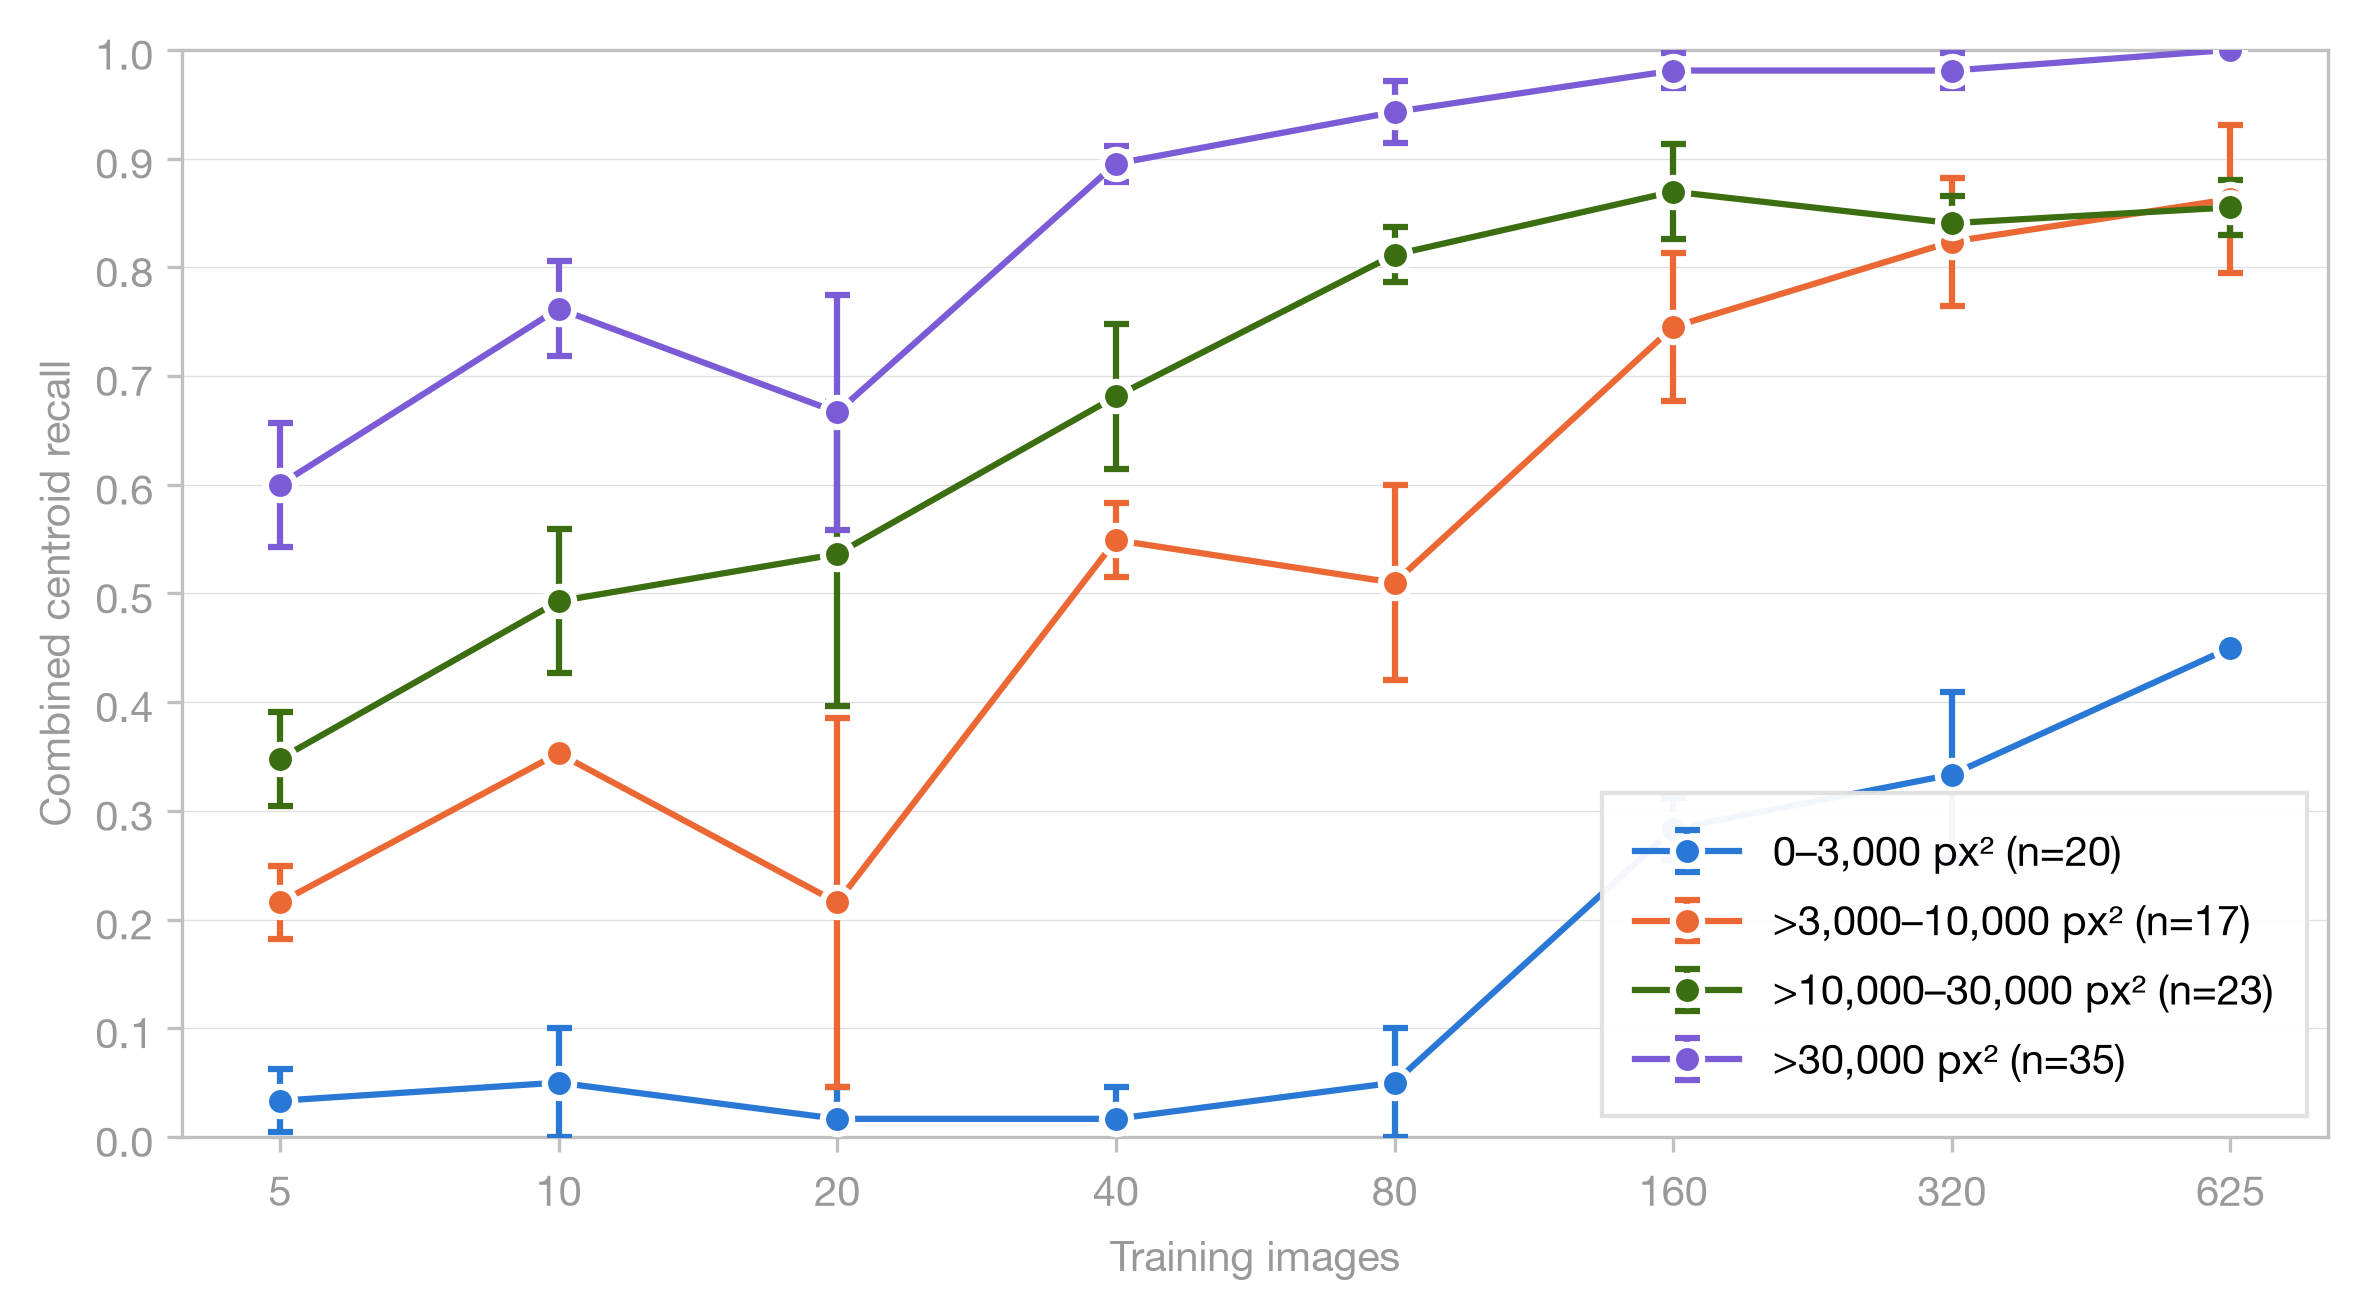

Here is the Python script that generated this plot:
"""Case-level centroid detection by training size and ground-truth mass area.

Uses canonical data-scaling test predictions at final checkpoints. Outputs
terminal tables, Markdown, JSON, PNG, and PDF with mean ± sample SD across seeds.

Run from the project root:
    python analysis/data_scaling/evaluate_mass_size_vs_detection/evaluate_mass_size_vs_detection_deq_050.py
"""

import json
import sys
from collections import defaultdict
from pathlib import Path
from statistics import mean, stdev

import matplotlib
matplotlib.use("Agg")
import matplotlib.pyplot as plt
import matplotlib.ticker as ticker

SCRIPT_DIR = Path(__file__).resolve().parent
PROJECT_ROOT = SCRIPT_DIR.parents[2]
if str(PROJECT_ROOT) not in sys.path:
    sys.path.insert(0, str(PROJECT_ROOT))

from analysis.predictions_dataset.constants import MIN_PRED_AREA_FRACTION
from analysis.predictions_dataset.load_predictions_dataset import (
    DatasetValidationError,
    load_predictions_dataset,
)

FLAG_FIELD = "centroid_detection_deq_050_flag"
NORMAL_FLAG_FIELD = "normal_false_positive"
OUT_BASE = "evaluate_mass_size_vs_detection_deq_050"
DEQ_FACTOR = 0.5
TITLE = f"Case-level centroid-based detection (deq={DEQ_FACTOR:g}) by training size and mass size"
DEFINITION = (
    "A mass case is detected when any ground-truth mass component has a retained "
    f"predicted centroid within {DEQ_FACTOR:g}x its equivalent circular diameter "
    "(D = 2 × sqrt(area / π)). This is scale-relative, not a physical distance."
)
DEFINITION_METADATA = {
    "centroid_definition": f"predicted centroid within {DEQ_FACTOR:g}x GT equivalent diameter",
    "deq_factor": DEQ_FACTOR,
}
DETECTION_LABEL = "Centroid Detection"
Y_LABEL = "Combined centroid recall"
NOISE_FLOOR = f"{MIN_PRED_AREA_FRACTION * 100:g}% of image area"
EXPERIMENT_NAME = "data_scaling"
EVALUATION_SPLIT = "test"
CHECKPOINT = "final"
SEEDS = [42, 43, 44]
SIZES = [5, 10, 20, 40, 80, 160, 320, 625]
GROUPS = [("All masses", "combined"), ("Malignant masses", "malignant"), ("Benign masses", "benign")]
MASS_BINS = [
    ("0–3,000 px²", 0, 3001),
    (">3,000–10,000 px²", 3001, 10001),
    (">10,000–30,000 px²", 10001, 30001),
    (">30,000 px²", 30001, None),
]
BIN_COLORS = ["#2a78d6", "#eb6834", "#3b6d11", "#7B5BD6"]

plt.rcParams.update({
    "font.family": "sans-serif",
    "font.sans-serif": ["Helvetica Neue", "Helvetica", "Arial", "sans-serif"],
    "font.size": 10,
    "font.weight": "400",
    "axes.labelsize": 10,
    "axes.labelcolor": "#999999",
    "xtick.labelsize": 10,
    "ytick.labelsize": 10,
    "xtick.color": "#999999",
    "ytick.color": "#999999",
    "legend.fontsize": 10,
    "legend.framealpha": 0.95,
    "legend.edgecolor": "#e0e0e0",
    "grid.linewidth": 0.3,
    "grid.alpha": 0.4,
    "figure.facecolor": "white",
    "axes.facecolor": "white",
    "axes.spines.top": True,
    "axes.spines.right": True,
})


def select_runs(rows):
    runs = defaultdict(list)
    for row in rows:
        if (
            row.experiment_name == EXPERIMENT_NAME
            and row.evaluation_split == EVALUATION_SPLIT
            and row.checkpoint == CHECKPOINT
            and row.training_set_size in SIZES
            and row.seed in SEEDS
        ):
            runs[row.training_set_size, row.seed].append(row)

    reference_cases = None
    for size in SIZES:
        for seed in SEEDS:
            run = runs[size, seed]
            if not run:
                raise DatasetValidationError(f"Missing scaling run: size={size}, seed={seed}")
            if len({row.configuration_id for row in run}) != 1:
                raise DatasetValidationError(f"Multiple configurations: size={size}, seed={seed}")
            cases = {
                row.image_id: (
                    row.pathology, row.mass_present, row.ground_truth_mass_area_px,
                    row.image_height_px, row.image_width_px, row.reference_path,
                    row.original_data_path, row.evaluation_unit,
                )
                for row in run
            }
            if len(cases) != len(run):
                raise DatasetValidationError(f"Duplicate cases: size={size}, seed={seed}")
            if reference_cases is None:
                reference_cases = cases
            if cases != reference_cases:
                raise DatasetValidationError(f"Test cases differ: size={size}, seed={seed}")
            for row in run:
                if row.pathology in ("malignant", "benign"):
                    if (not row.mass_present or row.ground_truth_mass_area_px <= 0
                            or not isinstance(getattr(row, FLAG_FIELD), bool)):
                        raise DatasetValidationError(f"Invalid mass case: {row.image_id}")
                elif row.pathology == "normal":
                    if (row.mass_present or row.ground_truth_mass_area_px != 0
                            or not isinstance(getattr(row, NORMAL_FLAG_FIELD), bool)):
                        raise DatasetValidationError(f"Invalid normal case: {row.image_id}")
                else:
                    raise DatasetValidationError(f"Unknown pathology: {row.pathology}")
    return runs


def mass_cases_in_bin(rows, positive_class, low, high):
    return [
        row for row in rows
        if row.mass_present
        and (positive_class == "combined" or row.pathology == positive_class)
        and row.ground_truth_mass_area_px >= low
        and (high is None or row.ground_truth_mass_area_px < high)
    ]


def evaluate_bin(rows, positive_class, low, high):
    positives = mass_cases_in_bin(rows, positive_class, low, high)
    normal_cases = [row for row in rows if row.pathology == "normal"]
    if not positives or not normal_cases:
        raise DatasetValidationError(
            f"Missing mass-bin or normal cases: group={positive_class}, bin=[{low}, {high})"
        )
    return (
        mean(getattr(row, FLAG_FIELD) for row in positives),
        mean(getattr(row, NORMAL_FLAG_FIELD) for row in normal_cases),
    )


def summarize_sizes_by_bin(runs, positive_class):
    result = {}
    for label, low, high in MASS_BINS:
        metrics = {
            "Detection": {"mean": [], "std": []},
            "False positive rate": {"mean": [], "std": []},
        }
        for size in SIZES:
            values = [evaluate_bin(runs[size, seed], positive_class, low, high) for seed in SEEDS]
            for metric, per_seed in zip(metrics.values(), zip(*values)):
                metric["mean"].append(mean(per_seed))
                metric["std"].append(stdev(per_seed))
        result[label] = metrics
    return result


def fmt(metric, index):
    return f"{metric['mean'][index]:.3f} ± {metric['std'][index]:.3f}"


def main():
    data = load_predictions_dataset()
    runs = select_runs(data.rows)
    stats = {group: summarize_sizes_by_bin(runs, group) for _, group in GROUPS}
    reference_rows = runs[SIZES[0], SEEDS[0]]
    bin_counts = {
        group: {
            label: len(mass_cases_in_bin(reference_rows, group, low, high))
            for label, low, high in MASS_BINS
        }
        for _, group in GROUPS
    }
    description = (
        "Data-scaling test runs: seeds 42/43/44, final checkpoints, "
        f"training sizes {', '.join(map(str, SIZES))}. Noise floor {NOISE_FLOOR}. "
        "Mass-present cases split by ground_truth_mass_area_px into four bins. "
        "Values are mean ± sample SD across seeds."
    )
    payload = {
        "title": TITLE,
        "description": description,
        "noise_floor": NOISE_FLOOR,
        **DEFINITION_METADATA,
        "mass_bins": [{"label": label, "low": low, "high": high} for label, low, high in MASS_BINS],
        "bin_counts": bin_counts,
        "dataset_snapshot_id": data.snapshot_id,
        "experiment_name": EXPERIMENT_NAME,
        "evaluation_split": EVALUATION_SPLIT,
        "checkpoint": CHECKPOINT,
        "seeds": SEEDS,
        "training_set_sizes": SIZES,
        **stats,
    }
    (SCRIPT_DIR / f"{OUT_BASE}.json").write_text(
        json.dumps(payload, indent=2, allow_nan=False) + "\n", encoding="utf-8"
    )
    lines = [
        f"# {TITLE}", "", description, "",
        f"Dataset snapshot: `{data.snapshot_id}`.", "", DEFINITION, "",
        "Area-bin lower bounds are inclusive and upper bounds exclusive: "
        "[0, 3001), [3001, 10001), [10001, 30001), [30001, ∞) pixels².", "",
        "False-positive rates use all normal cases, not mass-size bins, and are "
        "identical across bins and pathology groups at each training size. "
        "A normal case with any retained predicted mass component is a false alarm.", "",
        "The plot shows combined recall for each mass-size bin; error bars are "
        "sample SD across the three seeds. Training sizes are equally spaced.", "",
    ]
    for title, group in GROUPS:
        lines.extend([f"## {title}", ""])
        for label, _, _ in MASS_BINS:
            metrics = stats[group][label]
            lines.extend([
                f"### {label} (n={bin_counts[group][label]})", "",
                f"| Training size | {DETECTION_LABEL} | Normal cases FP rate |",
                "|--------------:|----------:|---------------------:|",
            ])
            for index, size in enumerate(SIZES):
                lines.append(
                    f"| {size} | {fmt(metrics['Detection'], index)} | "
                    f"{fmt(metrics['False positive rate'], index)} |"
                )
            lines.append("")
    report = "\n".join(lines)
    (SCRIPT_DIR / f"{OUT_BASE}.md").write_text(report, encoding="utf-8")
    print(report)

    fig, ax = plt.subplots(figsize=(8, 4.5))
    positions = list(range(len(SIZES)))
    for (label, _, _), color in zip(MASS_BINS, BIN_COLORS):
        metric = stats["combined"][label]["Detection"]
        ax.errorbar(
            positions, metric["mean"], yerr=metric["std"], fmt="-o", color=color,
            label=f"{label} (n={bin_counts['combined'][label]})",
            markersize=7, linewidth=1.5, capsize=3,
            markeredgecolor="white", markeredgewidth=1.5, zorder=3,
        )
    ax.set_xlabel("Training images")
    ax.set_ylabel(Y_LABEL)
    ax.set_xticks(positions, labels=SIZES)
    ax.set_ylim(0, 1.0)
    ax.set_yticks([value / 10 for value in range(11)])
    ax.yaxis.set_major_formatter(ticker.FormatStrFormatter("%.1f"))
    ax.grid(True, axis="y", linewidth=0.3, alpha=0.4)
    ax.grid(False, axis="x")
    for spine in ax.spines.values():
        spine.set_color("#c0c0c0")
    ax.tick_params(axis="both", which="both", color="#c0c0c0", labelcolor="#999999")
    ax.legend(loc="best", frameon=True, fancybox=False, borderpad=0.8, handlelength=2.5)
    fig.tight_layout(pad=1.2)
    for extension in ("pdf", "png"):
        output_path = SCRIPT_DIR / f"{OUT_BASE}.{extension}"
        metadata = {"CreationDate": None} if extension == "pdf" else None
        fig.savefig(output_path, dpi=300, bbox_inches="tight", metadata=metadata)
        print(f"Wrote {output_path}")
    plt.close(fig)


if __name__ == "__main__":
    main()
